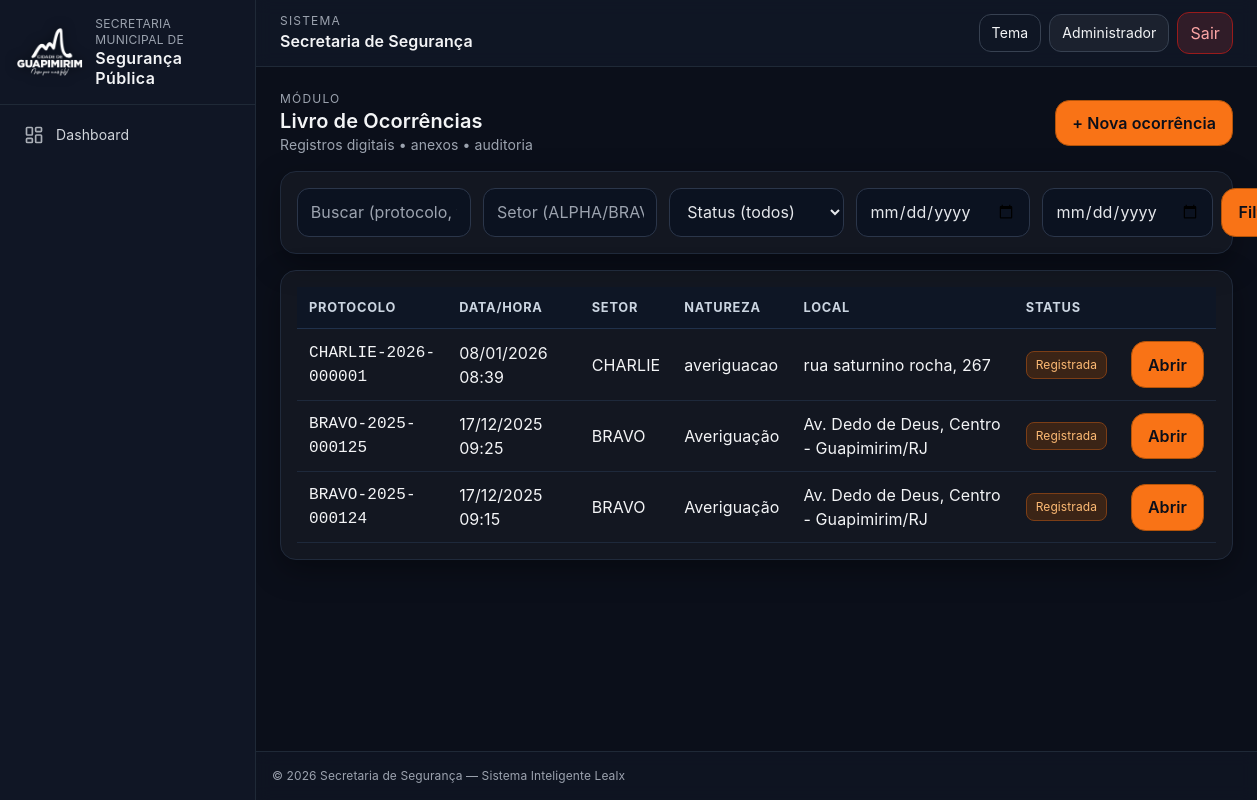
Page /modules/occurrences/index.php (signed in) on the committed database.
### tables this page shows
CREATE TABLE `occurrences` (
  `id` bigint(20) NOT NULL,
  `protocol` varchar(30) NOT NULL,
  `sector` varchar(50) NOT NULL,
  `occurred_at` datetime NOT NULL,
  `created_at` datetime NOT NULL DEFAULT current_timestamp(),
  `updated_at` datetime DEFAULT NULL ON UPDATE current_timestamp(),
  `status` enum('draft','registered','closed','canceled') NOT NULL DEFAULT 'registered',
  `location` varchar(180) NOT NULL,
  `reference_point` varchar(180) DEFAULT NULL,
  `nature` varchar(80) NOT NULL,
  `involved` text DEFAULT NULL,
  `agencies` longtext DEFAULT NULL CHECK (json_valid(`agencies`)),
  `description` mediumtext NOT NULL,
  `actions_taken` mediumtext DEFAULT NULL,
  `observations` text DEFAULT NULL,
  `vehicle_prefix` varchar(30) DEFAULT NULL,
  `vehicle_plate` varchar(20) DEFAULT NULL,
  `km_start` int(11) DEFAULT NULL,
  `km_end` int(11) DEFAULT NULL,
  `created_by` bigint(20) NOT NULL,
  `closed_by` bigint(20) DEFAULT NULL,
  `closed_at` datetime DEFAULT NULL
);

### modules/occurrences/_oc_helpers.php (called while the page is built, shortened)
<?php
if (!function_exists('h')) {
  function h($s){ return htmlspecialchars((string)$s, ENT_QUOTES, 'UTF-8'); }
}

### modules/occurrences/index.php (the view, shortened to what this page needs)
<?php
require __DIR__.'/_oc_bootstrap.php';
$q = trim($_GET['q'] ?? '');
$sector = trim($_GET['sector'] ?? '');
$from = trim($_GET['from'] ?? '');
$to = trim($_GET['to'] ?? '');
$params = [];
$sql = "SELECT o.id,o.protocol,o.sector,o.occurred_at,o.status,o.location,o.nature
        FROM occurrences o";
$sql .= " ORDER BY o.occurred_at DESC LIMIT 300";
$st = $pdo->prepare($sql);
$st->execute($params);
$rows = $st->fetchAll(PDO::FETCH_ASSOC);
?>
<div class="page-wrap">
  <div class="flex items-center justify-between gap-3 flex-wrap mb-4">
    <div>
      <div class="text-xs uppercase tracking-widest text-gray-400">Módulo</div>
      <h1 class="text-xl font-semibold">Livro de Ocorrências</h1>
      <div class="text-sm text-gray-400">Registros digitais • anexos • auditoria</div>
    </div>
    <a href="create.php" class="btn">+ Nova ocorrência</a>
  </div>
  <form class="card card-muted p-4 mb-4 grid grid-cols-1 md:grid-cols-5 gap-3" method="get">
    <input name="q" value="<?=h($q)?>" class="input" placeholder="Buscar (protocolo, texto, local...)" />
    <input name="sector" value="<?=h($sector)?>" class="input" placeholder="Setor (ALPHA/BRAVO/...)" />
    <select name="status" class="input">
      <option value="">Status (todos)</option>
    </select>
    <input type="date" name="from" value="<?=h($from)?>" class="input" />
    <div class="flex gap-2">
      <input type="date" name="to" value="<?=h($to)?>" class="input w-full" />
      <button class="btn" type="submit">Filtrar</button>
    </div>
  </form>
  <div class="card card-muted overflow-x-auto">
    <table class="table w-full">
      <thead>
        <tr>
          <th>Protocolo</th>
          <th>Data/Hora</th>
          <th>Setor</th>
          <th>Natureza</th>
          <th>Local</th>
          <th>Status</th>
          <th></th>
        </tr>
      </thead>
      <tbody>
        <?php foreach($rows as $r): ?>
        <tr class="tr">
          <td class="font-mono"><?=h($r['protocol'])?></td>
          <td><?=h(date('d/m/Y H:i', strtotime($r['occurred_at'])))?></td>
          <td><?=h($r['sector'])?></td>
          <td><?=h($r['nature'])?></td>
          <td><?=h($r['location'])?></td>
          <td><?=occ_badge($r['status'])?></td>
          <td class="text-right">
            <a class="btn" href="view.php?id=<?=$r['id']?>">Abrir</a>
          </td>
        </tr>
        <?php endforeach; ?>
      </tbody>
    </table>
  </div>
</div>
<?php require __DIR__.'/../../inc/footer.php'; ?>

### modules/occurrences/_oc_bootstrap.php (shortened to what this page needs)
<?php
require __DIR__.'/_oc_helpers.php';
require __DIR__.'/../../inc/header.php';
function occ_badge(string $status): string {
  $map = [
    'draft' => ['Rascunho','orange'],
    'registered' => ['Registrada','orange'],
    'closed' => ['Encerrada','green'],
    'canceled' => ['Cancelada','red'],
  ];
  $s = $map[$status] ?? [$status,''];
  $label = h($s[0]);
  $class = $s[1] ? 'badge '.$s[1] : 'badge';
  return '<span class="'.$class.'">'.$label.'</span>';
}

### assets/css/app.css (style rules this page uses)
:root { --accent:#f97316; }
body { font-family:system-ui,-apple-system,Segoe UI,Roboto,Ubuntu;letter-spacing:.1px }
a { transition:color .2s ease }
.badge { padding:.2rem .5rem;border-radius:.5rem;background:#1f2937;color:#f3f4f6;font-size:.75rem }
.btn { background:var(--accent);padding:.6rem 1rem;border-radius:12px }
.table { width:100%;border-collapse:collapse }
.table th,.table td { padding:.6rem .5rem;border-bottom:1px solid #374151 }
.input { background:#0b1220;border:1px solid #374151;color:#e5e7eb;padding:.5rem;border-radius:.5rem;width:100% }
:root { --ring: 0 0% 100%; }
* { outline:0 }
html,body { scroll-behavior:smooth }
body { font-family:Inter,system-ui,-apple-system,Segoe UI,Roboto,Ubuntu }
.card { background: color-mix(in oklab, #0b0f1a 85%, #fff 15%); border:1px solid #202a3b; border-radius:1rem; padding:1rem; box-shadow:0 10px 30px rgba(0,0,0,.35) }
.card-muted { background: rgba(255,255,255,.03) }
.input, .select, textarea { width:100%; padding:.65rem .8rem; border-radius:.75rem; background:#0b1220; color:#e5e7eb; border:1px solid #2b364a }
.btn { display:inline-flex; align-items:center; justify-content:center; gap:.5rem; padding:.65rem 1rem; border-radius:.9rem; font-weight:600; background:#f97316; color:#0b0f1a; border:1px solid #b45309 }
.table { width:100%; border-collapse:separate; border-spacing:0 }
.table th { text-align:left; font-size:.8rem; text-transform:uppercase; letter-spacing:.06em; color:#cbd5e1; background:#0e1625; border-bottom:1px solid #20314b; padding:.7rem .75rem; position:sticky; top:0; z-index:1 }
.table td { padding:.7rem .75rem; border-bottom:1px solid #1e293b }
.badge { display:inline-flex; align-items:center; gap:.4rem; padding:.25rem .55rem; border-radius:.5rem; font-size:.75rem; border:1px solid #30415c; background:#111827; color:#d1d5db }
.badge.orange { background:#3b2416; color:#fdba74; border-color:#7c3e16 }

### rows in the picture
occurrences: protocol "CHARLIE-2026-000001", occurred_at "08/01/2026 08:39", sector "CHARLIE", nature "averiguacao", location "rua saturnino rocha, 267", status "Registrada"
occurrences: protocol "BRAVO-2025-000125", occurred_at "17/12/2025 09:25", sector "BRAVO", nature "Averiguação", location "Av. Dedo de Deus, Centro - Guapimirim/RJ", status "Registrada"
occurrences: protocol "BRAVO-2025-000124", occurred_at "17/12/2025 09:15", sector "BRAVO", nature "Averiguação", location "Av. Dedo de Deus, Centro - Guapimirim/RJ", status "Registrada"

### other values in the picture
$label "Dashboard"
$uname "Administrador"
